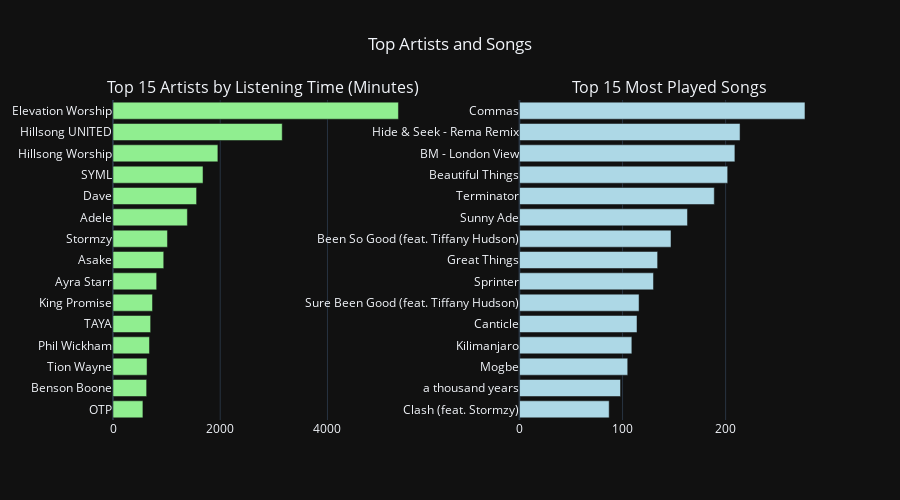

The cell this chart's notebook holds for it:
### Code cell
# --- Visualization 3: Top Artists and Songs ---
print(f"\n{'='*70}")
print("EDA 3: TOP ARTISTS AND SONGS")
print(f"{'='*70}")

# Calculate top artists by listening time
artist_listening_time = df_cleaned.groupby('master_metadata_album_artist_name')['ms_played'].sum() / (1000 * 60)
top_artists = artist_listening_time.sort_values(ascending=False).head(15)

# Calculate top songs by play count
track_play_counts = df_cleaned['master_metadata_track_name'].value_counts().head(15)

# Create subplots
fig_top = make_subplots(
    rows=1, cols=2,
    subplot_titles=('Top 15 Artists by Listening Time (Minutes)', 'Top 15 Most Played Songs'),
    horizontal_spacing=0.15
)

# Top Artists Bar Chart
fig_top.add_trace(
    go.Bar(y=top_artists.index, x=top_artists.values, orientation='h', marker_color='lightgreen'),
    row=1, col=1
)

# Top Songs Bar Chart
fig_top.add_trace(
    go.Bar(y=track_play_counts.index, x=track_play_counts.values, orientation='h', marker_color='lightblue'),
    row=1, col=2
)

fig_top.update_layout(
    title_text='Top Artists and Songs',
    showlegend=False,
    template='plotly_dark',
    title_x=0.5,
    height=500
)
fig_top.update_yaxes(autorange="reversed")
fig_top.show()

### Figure 1 — Plotly figure (JSON) as saved in the notebook; plotly's stock layout.template omitted (floating-point values rounded to 4 significant figures)
{"data": [{"marker": {"color": "lightgreen"}, "orientation": "h", "type": "bar", "x": [5324.0, 3156.0, 1956.0, 1679.0, 1559.0, 1387.0, 1016.0, 946.4, 814.5, 736.9, 702.0, 680.6, 634.9, 627.6, 558.0], "xaxis": "x", "y": ["Elevation Worship", "Hillsong UNITED", "Hillsong Worship", "SYML", "Dave", "Adele", "Stormzy", "Asake", "Ayra Starr", "King Promise", "TAYA", "Phil Wickham", "Tion Wayne", "Benson Boone", "OTP"], "yaxis": "y"}, {"marker": {"color": "lightblue"}, "orientation": "h", "type": "bar", "x": [277, 214, 209, 202, 189, 163, 147, 134, 130, 116, 114, 109, 105, 98, 87], "xaxis": "x2", "y": ["Commas", "Hide & Seek - Rema Remix", "BM - London View", "Beautiful Things", "Terminator", "Sunny Ade", "Been So Good (feat. Tiffany Hudson)", "Great Things", "Sprinter", "Sure Been Good (feat. Tiffany Hudson)", "Canticle", "Kilimanjaro", "Mogbe", "a thousand years", "Clash (feat. Stormzy)"], "yaxis": "y2"}], "layout": {"annotations": [{"font": {"size": 16}, "showarrow": false, "text": "Top 15 Artists by Listening Time (Minutes)", "x": 0.2125, "xanchor": "center", "xref": "paper", "y": 1, "yanchor": "bottom", "yref": "paper"}, {"font": {"size": 16}, "showarrow": false, "text": "Top 15 Most Played Songs", "x": 0.7875, "xanchor": "center", "xref": "paper", "y": 1, "yanchor": "bottom", "yref": "paper"}], "height": 500, "showlegend": false, "title": {"text": "Top Artists and Songs", "x": 0.5}, "xaxis": {"anchor": "y", "domain": [0, 0.425]}, "xaxis2": {"anchor": "y2", "domain": [0.575, 1]}, "yaxis": {"anchor": "x", "autorange": "reversed", "domain": [0, 1]}, "yaxis2": {"anchor": "x2", "autorange": "reversed", "domain": [0, 1]}}}
